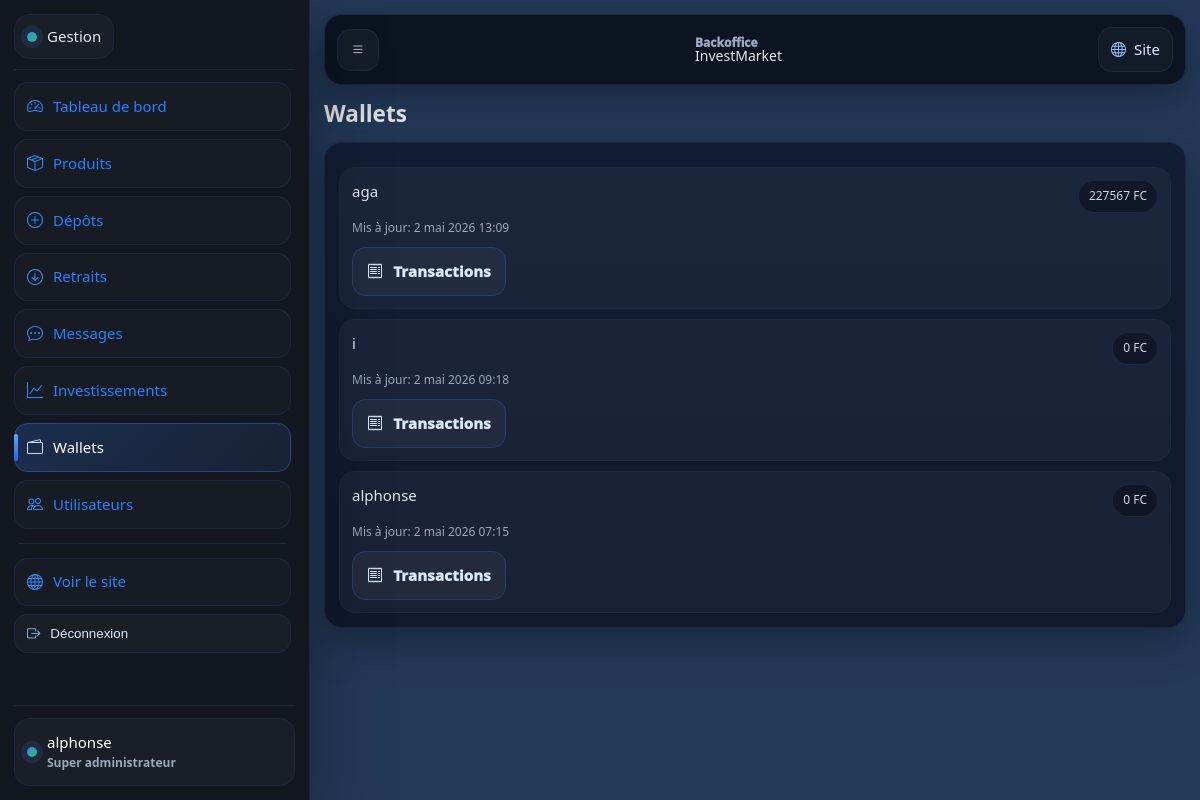
Page /gestion/wallets/ (signed in) on the committed database.
### wallet/models.py (models this page shows, shortened)
class Wallet(models.Model):
    user = models.OneToOneField(settings.AUTH_USER_MODEL, on_delete=models.CASCADE, related_name="wallet")
    balance = models.DecimalField(max_digits=14, decimal_places=2, default=0)
    updated_at = models.DateTimeField(auto_now=True)

### backoffice/views.py (the view)
# urls.py: path("wallets/", views.wallets_list, name="bo_wallets_list"),
@staff_required
def wallets_list(request):
    wallets = Wallet.objects.select_related("user").order_by("-updated_at")
    return render(request, "backoffice/wallets_list.html", {"wallets": wallets})

### backoffice/views.py (called while the page is built)
def staff_required(view_func):
    return user_passes_test(
        lambda u: u.is_authenticated and u.is_staff,
        login_url="bo_login",
    )(view_func)

### templates/backoffice/wallets_list.html (shortened to what this page needs)
{% extends "backoffice/base.html" %}
{% block content %}
<h1 style="margin:0 0 10px">Wallets</h1>
<div class="card">
  {% if wallets %}
    <div class="list">
      {% for w in wallets %}
        <div class="list-item">
          <div class="li-top">
            <div class="li-title">{{ w.user.username }}</div>
            <div class="li-badge">{{ w.balance|floatformat:0 }} FC</div>
          </div>
          <div class="muted" style="font-size:12px;margin-top:6px">Mis à jour: {{ w.updated_at }}</div>
          <div style="margin-top:10px">
            <a class="btn btn-outline" href="{% url 'bo_wallet_detail' w.user.id %}">
              <i class="bi bi-receipt"></i> Transactions
            </a>
          </div>
        </div>
      {% endfor %}
    </div>
  {% else %}
    <p class="muted">Aucun wallet.</p>
  {% endif %}
</div>
{% endblock %}

### templates/backoffice/base.html (shortened to what this page needs)
{% load static %}
<!doctype html>
<html lang="fr">
<head>
  <link rel="stylesheet" href="{% static 'css/styles.css' %}">
  <link rel="stylesheet" href="{% static 'css/backoffice.css' %}">
  <link rel="stylesheet" href="https://cdn.jsdelivr.net/npm/bootstrap-icons@1.11.3/font/bootstrap-icons.min.css">
</head>
<body class="bo-body">
  <div class="bo" id="boApp">
    <aside class="bo-sidebar" aria-label="Menu gestion">
      <div class="bo-sidebar-head">
        <a class="bo-brand" href="{% url 'bo_dashboard' %}">
          <span class="brand-dot"></span> Gestion
        </a>
      </div>
      <nav class="bo-nav" aria-label="Navigation">
        <a href="{% url 'bo_dashboard' %}">
          <i class="bi bi-speedometer2"></i> Tableau de bord
        </a>
        <a href="{% url 'bo_products_list' %}">
          <i class="bi bi-box-seam"></i> Produits
        </a>
        <a href="{% url 'bo_deposits_list' %}">
          <i class="bi bi-plus-circle"></i> Dépôts
        </a>
        <a href="{% url 'bo_withdrawals_list' %}">
          <i class="bi bi-arrow-down-circle"></i> Retraits
        </a>
        <a href="{% url 'bo_messages_list' %}">
          <i class="bi bi-chat-dots"></i> Messages
        </a>
        <a href="{% url 'bo_investments_list' %}">
          <i class="bi bi-graph-up"></i> Investissements
        </a>
        <a href="{% url 'bo_wallets_list' %}">
          <i class="bi bi-wallet2"></i> Wallets
        </a>
        <a href="{% url 'bo_users_list' %}">
          <i class="bi bi-people"></i> Utilisateurs
        </a>
        <div class="bo-sep"></div>
        <a href="{% url 'home' %}">
          <i class="bi bi-globe"></i> Voir le site
        </a>
        <form method="post" action="{% url 'bo_logout' %}">
          <button class="bo-logout" type="submit">
            <i class="bi bi-box-arrow-right"></i> Déconnexion
          </button>
        </form>
      </nav>
      <div class="bo-sidebar-foot">
        <div class="bo-user">
          <div class="bo-user-dot"></div>
          <div>
            <div class="bo-user-name">{{ request.user.username }}</div>
            <div class="bo-user-role">
              {% if request.user.is_superuser %}
                Super administrateur
              {% else %}
                Administrateur
              {% endif %}
            </div>
          </div>
        </div>
      </div>
    </aside>
    <main class="bo-main">
      <header class="bo-topbar">
        <button class="bo-iconbtn" type="button" data-bo-open aria-label="Ouvrir le menu">
          <i class="bi bi-list"></i>
        </button>
        <div class="bo-topbar-title">
          <div class="bo-topbar-small">Backoffice</div>
          <div class="bo-topbar-big">InvestMarket</div>
        </div>
        <div class="bo-topbar-actions">
          <a class="bo-mini-link" href="{% url 'home' %}">
            <i class="bi bi-globe"></i> <span>Site</span>
          </a>
        </div>
      </header>
      <section class="bo-content">
        {% block content %}{% endblock %}
      </section>
    </main>
  </div>
</body>
</html>

### static/css/styles.css (style rules this page uses)
:root { --bg: #070b14; --bg2:#0b1220; --card:#0f172a; --card2:#111c33; --text:#e5e7eb; --muted:#9aa7bd; --primary:#3b82f6; --primary2:#2563eb; --soft:#0b1f3a; --border:#1f2a44; --border2:#223152; --success:#22c55e; --warning:#f59e0b; --danger:#ef4444; --radius:18px; --radius-sm:14px; --shadow: 0 20px 60px rgba(0,0,0,.45); --shadow-soft: 0 14px 34px rgba(0,0,0,.32); --ring: 0 0 0 4px rgba(59,130,246,.20); }
* { box-sizing:border-box }
html,body { height:100% }
body { margin:0; font-family: system-ui, -apple-system, Segoe UI, Roboto, Arial; color:var(--text); font-size:15px; line-height:1.55; background: radial-gradient(1200px 600px at 14% -10%, rgba(59,130,246,.30) 0%, transparent 60%), radial-gradient(1100px 700px at 92% 0%, rgba(34,197,94,.16) 0%, transparent 58%), radial-gradient(900px 600px at 40% 120%, rgba(37,99,235,.14) 0%, transparent 60%), linear-gradient(180deg, var(--bg) 0%, var(--bg2) 40%, var(--bg) 100%); }
.muted { color:var(--muted) }
.brand-dot { width:10px;height:10px;border-radius:50%; background: linear-gradient(135deg, var(--primary), var(--success)); box-shadow: 0 0 0 6px rgba(59,130,246,.14); }
.btn { display:inline-flex; align-items:center; justify-content:center; gap:10px; padding:11px 14px; border-radius:14px; background: linear-gradient(135deg, var(--primary), var(--primary2)); color:#fff; text-decoration:none; border:0; cursor:pointer; font-weight:1000; letter-spacing:.2px; box-shadow: 0 16px 36px rgba(37,99,235,.25); transition: transform .12s ease, filter .12s ease; }
.btn i { font-size:16px }
.btn-outline { background: rgba(255,255,255,.04); color: #dbeafe; border:1px solid rgba(59,130,246,.22); box-shadow:none; }
.card { background: linear-gradient(180deg, rgba(17,28,51,.94), rgba(15,23,42,.94)); border:1px solid rgba(31,42,68,.9); border-radius: var(--radius); padding:14px; box-shadow: var(--shadow-soft); }
.list { display:grid;gap:10px;margin-top:10px }
.list-item { background: rgba(255,255,255,.04); border:1px solid rgba(31,42,68,.92); border-radius:16px; padding:12px; }
.li-top { display:flex;align-items:flex-start;justify-content:space-between;gap:10px }
.li-title { font-weight:1200;color:#e2e8f0 }
.li-badge { font-weight:1100; font-size:12px; padding:6px 10px; border-radius:999px; border:1px solid rgba(31,42,68,.9); background: rgba(7,11,20,.45); color:#cbd5e1; }

### rows in the picture
Wallet: user.username "aga", balance "227567", updated_at "2 mai 2026 13:09"
Wallet: user.username "i", balance "0", updated_at "2 mai 2026 09:18"
Wallet: user.username "alphonse", balance "0", updated_at "2 mai 2026 07:15"

### other values in the picture
{{ request.user.username }} "alphonse"
